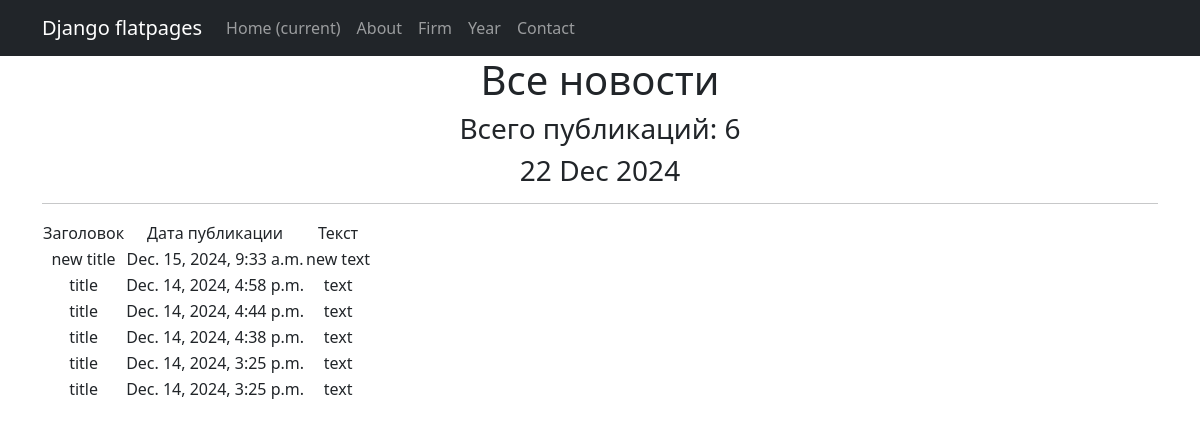
The page /news/ on the database as committed earlier.
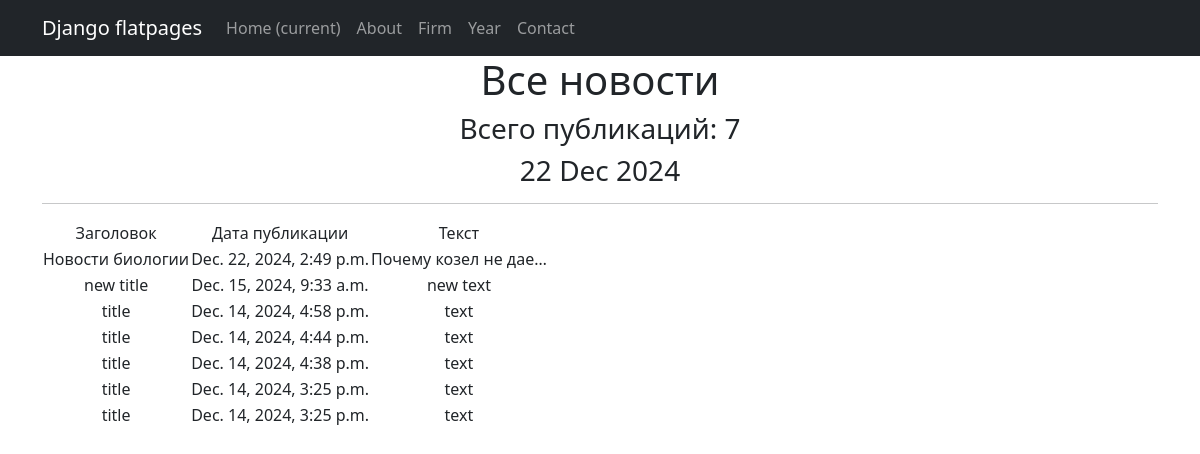
The same page on the database as committed later.
### news/models.py (models this page shows, shortened)
class Post(models.Model):
    news = 'NW'
    articles = 'AR'
    POST_TYPES = [
        (news, 'Новость'),
        (articles, 'Статья')
    ]
    author = models.ForeignKey(Author, on_delete=models.CASCADE)
    post_type = models.CharField(max_length=2, choices=POST_TYPES, default=news)
    date_in = models.DateTimeField(auto_now_add=True)
    category = models.ManyToManyField(Category, through='PostCategory')
    title = models.CharField(max_length=255)
    text = models.TextField()
    rating = models.IntegerField(default=0)

### news/views.py (the view)
# urls.py: path('', News.as_view()),
class News(ListView):
    model = Post
    ordering = '-date_in'
    template_name = 'flatpages/news.html'
    context_object_name = 'posts'
    paginate_by = 20
    def get_context_data(self, **kwargs):
        context = super().get_context_data(**kwargs)
        context['time_now'] = datetime.utcnow()
        return context

### templates/flatpages/news.html (shortened to what this page needs)
{% extends 'flatpages/default.html' %}
{% load custom_filters %}
{% block content %}
   <h1>Все новости</h1>
   <h3>Всего публикаций: {{ posts|length }}</h3>
<h3>{{ time_now|date:' d M Y' }}</h3>
   <hr>
   {% if posts %}
       <table>
           <tr>
               <td>Заголовок</td>
               <td>Дата публикации</td>
               <td>Текст</td>
           </tr>
           {% for post in posts %}
           <tr>
               <td>{{ post.title }}</td>
               <td>{{ post.date_in }}</td>
               <td>{{ post.text|truncatechars:20 }}</td>
           </tr>
           {% endfor %}
       </table>
   {% else %}
       <h2>Новостей нет!</h2>
   {% endif %}
{% endblock content %}

Rows that differ between the two databases and show on the page:
added Post: date_in "22 Dec 2024", title "Новости биологии", date_in "Dec. 22, 2024, 2:49 p.m.", text "Почему козел не дае…"
Other text that changed with them:
{{ posts|length }}: "6" → "7"
{{ time_now|date:' d M Y' }}: "22 Dec 2024" → (not shown)
